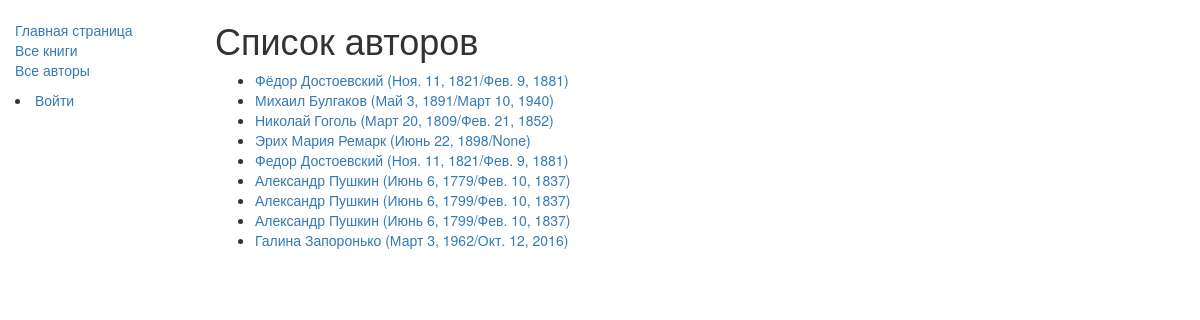
Screenshot of /catalog/authors/ with the database file from the repository.
### catalog/models.py (models this page shows, shortened)
class Author(models.Model):
    first_name = models.CharField(max_length=100)
    last_name = models.CharField(max_length=100)
    date_of_birth = models.DateField(null=True, blank=True)
    date_of_death = models.DateField('Died', null=True, blank=True)
    def get_absolute_url(self):
        return reverse('author-detail', args=[str(self.id)])

### catalog/views.py (the view)
class AuthorListView(generic.ListView):
    model = Author

### catalog/templates/catalog/author_list.html
{% extends "base_generic.html" %}
{% block content %}
    <h1>Список авторов</h1>
    {% if author_list %}
    <ul>
      {% for author in author_list %}
      <li>
          <a href="{{ author.get_absolute_url }}">{{ author.first_name }} {{author.last_name}} ({{author.date_of_birth}}/{{author.date_of_death}})</a>
      </li>
      {% endfor %}
    </ul>
    {% else %}
      <p>"Книг этого автора нет в библиотеке."</p>
    {% endif %}
{% endblock %}

### rows the page displays
Author: first_name "Фёдор", last_name "Достоевский", date_of_birth "Ноя. 11, 1821", date_of_death "Фев. 9, 1881"
Author: first_name "Михаил", last_name "Булгаков", date_of_birth "Май 3, 1891", date_of_death "Март 10, 1940"
Author: first_name "Николай", last_name "Гоголь", date_of_birth "Март 20, 1809", date_of_death "Фев. 21, 1852"
Author: first_name "Эрих Мария", last_name "Ремарк", date_of_birth "Июнь 22, 1898", date_of_death "None"
Author: first_name "Федор", last_name "Достоевский", date_of_birth "Ноя. 11, 1821", date_of_death "Фев. 9, 1881"
Author: first_name "Александр", last_name "Пушкин", date_of_birth "Июнь 6, 1779", date_of_death "Фев. 10, 1837"
Author: first_name "Александр", last_name "Пушкин", date_of_birth "Июнь 6, 1799", date_of_death "Фев. 10, 1837"
Author: first_name "Александр", last_name "Пушкин", date_of_birth "Июнь 6, 1799", date_of_death "Фев. 10, 1837"
Author: first_name "Галина", last_name "Запоронько", date_of_birth "Март 3, 1962", date_of_death "Окт. 12, 2016"
